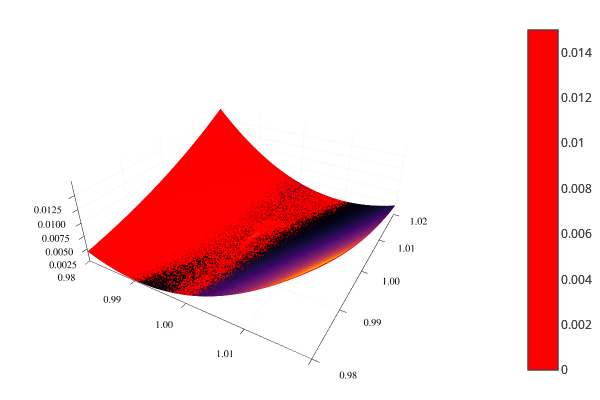

The notebook cell this image was saved under:
### Code cell
f(x) = (x[1] - 1)^2 + 4 * (x[2] - x[1]^2)^2
∇f(x) = ForwardDiff.gradient(f, x)
H(x) = ForwardDiff.hessian(f, x)

x = [1.0; 1.0]
a, b = 0.98, 1.02
q(d) = f(x) + dot(∇f(x), d) + dot(H(x) * d, d) / 2
m(y) = q(y - x)

surface(
    range(a, b, length=50),
    range(a, b, length=50),
    (x,y) -> f([x;y])
)
surface!(
    range(a, b, length=50),
    range(a, b, length=50),
    (x,y) -> m([x;y]),
    c=:red
)

### Figure 1 — Plotly figure (JSON) as saved in the notebook; plotly's stock layout.template omitted (floating-point values rounded to 4 significant figures; data arrays with more than 128 entries replaced by an {"elided": "..."} marker saying what was removed)
{"data": [{"colorbar": {"title": ""}, "colorscale": {"elided": "256x2 mixed values"}, "hoverinfo": "none", "name": "y1", "opacity": null, "showlegend": false, "showscale": true, "type": "surface", "x": [0.98, 0.9808, 0.9816, 0.9824, 0.9833, 0.9841, 0.9849, 0.9857, 0.9865, 0.9873, 0.9882, 0.989, 0.9898, 0.9906, 0.9914, 0.9922, 0.9931, 0.9939, 0.9947, 0.9955, 0.9963, 0.9971, 0.998, 0.9988, 0.9996, 1.0, 1.001, 1.002, 1.003, 1.004, 1.004, 1.005, 1.006, 1.007, 1.008, 1.009, 1.009, 1.01, 1.011, 1.012, 1.013, 1.013, 1.014, 1.015, 1.016, 1.017, 1.018, 1.018, 1.019, 1.02], "xaxis": "x1", "y": [0.98, 0.9808, 0.9816, 0.9824, 0.9833, 0.9841, 0.9849, 0.9857, 0.9865, 0.9873, 0.9882, 0.989, 0.9898, 0.9906, 0.9914, 0.9922, 0.9931, 0.9939, 0.9947, 0.9955, 0.9963, 0.9971, 0.998, 0.9988, 0.9996, 1.0, 1.001, 1.002, 1.003, 1.004, 1.004, 1.005, 1.006, 1.007, 1.008, 1.009, 1.009, 1.01, 1.011, 1.012, 1.013, 1.013, 1.014, 1.015, 1.016, 1.017, 1.018, 1.018, 1.019, 1.02], "yaxis": "y1", "z": {"elided": "50x50 float values"}, "zmax": 0.01499, "zmin": 8.324e-07}, {"colorbar": {"title": ""}, "colorscale": [[0, "rgba(255, 0, 0, 1.000)"], [1, "rgba(255, 0, 0, 1.000)"]], "hoverinfo": "none", "name": "y2", "opacity": null, "showlegend": false, "showscale": true, "type": "surface", "x": [0.98, 0.9808, 0.9816, 0.9824, 0.9833, 0.9841, 0.9849, 0.9857, 0.9865, 0.9873, 0.9882, 0.989, 0.9898, 0.9906, 0.9914, 0.9922, 0.9931, 0.9939, 0.9947, 0.9955, 0.9963, 0.9971, 0.998, 0.9988, 0.9996, 1.0, 1.001, 1.002, 1.003, 1.004, 1.004, 1.005, 1.006, 1.007, 1.008, 1.009, 1.009, 1.01, 1.011, 1.012, 1.013, 1.013, 1.014, 1.015, 1.016, 1.017, 1.018, 1.018, 1.019, 1.02], "xaxis": "x1", "y": [0.98, 0.9808, 0.9816, 0.9824, 0.9833, 0.9841, 0.9849, 0.9857, 0.9865, 0.9873, 0.9882, 0.989, 0.9898, 0.9906, 0.9914, 0.9922, 0.9931, 0.9939, 0.9947, 0.9955, 0.9963, 0.9971, 0.998, 0.9988, 0.9996, 1.0, 1.001, 1.002, 1.003, 1.004, 1.004, 1.005, 1.006, 1.007, 1.008, 1.009, 1.009, 1.01, 1.011, 1.012, 1.013, 1.013, 1.014, 1.015, 1.016, 1.017, 1.018, 1.018, 1.019, 1.02], "yaxis": "y1", "z": {"elided": "50x50 float values"}, "zmax": 0.01499, "zmin": 8.324e-07}], "layout": {"annotations": [], "height": 400, "legend": {"bgcolor": "rgba(255, 255, 255, 1.000)", "bordercolor": "rgba(0, 0, 0, 1.000)", "borderwidth": 1, "font": {"color": "rgba(0, 0, 0, 1.000)", "family": "sans-serif", "size": 11}, "tracegroupgap": 0, "traceorder": "normal", "x": 1, "xanchor": "auto", "y": 1, "yanchor": "auto"}, "margin": {"b": 20, "l": 0, "r": 0, "t": 20}, "paper_bgcolor": "rgba(255, 255, 255, 1.000)", "plot_bgcolor": "rgba(255, 255, 255, 1.000)", "scene": {"camera": {"eye": {"x": 1.126, "y": -1.95, "z": 1.3}}, "xaxis": {"anchor": "y1", "domain": [0.06582, 0.9934], "gridcolor": "rgba(0, 0, 0, 0.100)", "gridwidth": 0.5, "linecolor": "rgba(0, 0, 0, 1.000)", "mirror": false, "range": [0.98, 1.02], "showgrid": true, "showline": true, "showticklabels": true, "tickangle": 0, "tickcolor": "rgb(0, 0, 0)", "tickfont": {"color": "rgba(0, 0, 0, 1.000)", "family": "sans-serif", "size": 11}, "tickmode": "array", "ticks": "inside", "ticktext": ["0.98", "0.99", "1.00", "1.01", "1.02"], "tickvals": [0.98, 0.99, 1, 1.01, 1.02], "title": "", "titlefont": {"color": "rgba(0, 0, 0, 1.000)", "family": "sans-serif", "size": 15}, "type": "-", "visible": true, "zeroline": false, "zerolinecolor": "rgba(0, 0, 0, 1.000)"}, "yaxis": {"anchor": "x1", "domain": [0.03762, 0.9902], "gridcolor": "rgba(0, 0, 0, 0.100)", "gridwidth": 0.5, "linecolor": "rgba(0, 0, 0, 1.000)", "mirror": false, "range": [0.98, 1.02], "showgrid": true, "showline": true, "showticklabels": true, "tickangle": 0, "tickcolor": "rgb(0, 0, 0)", "tickfont": {"color": "rgba(0, 0, 0, 1.000)", "family": "sans-serif", "size": 11}, "tickmode": "array", "ticks": "inside", "ticktext": ["0.98", "0.99", "1.00", "1.01", "1.02"], "tickvals": [0.98, 0.99, 1, 1.01, 1.02], "title": "", "titlefont": {"color": "rgba(0, 0, 0, 1.000)", "family": "sans-serif", "size": 15}, "type": "-", "visible": true, "zeroline": false, "zerolinecolor": "rgba(0, 0, 0, 1.000)"}, "zaxis": {"gridcolor": "rgba(0, 0, 0, 0.100)", "gridwidth": 0.5, "linecolor": "rgba(0, 0, 0, 1.000)", "mirror": false, "range": [8.324e-07, 0.01499], "showgrid": true, "showline": true, "showticklabels": true, "tickangle": 0, "tickcolor": "rgb(0, 0, 0)", "tickfont": {"color": "rgba(0, 0, 0, 1.000)", "family": "sans-serif", "size": 11}, "tickmode": "array", "ticks": "inside", "ticktext": ["0.0025", "0.0050", "0.0075", "0.0100", "0.0125"], "tickvals": [0.0025, 0.005, 0.0075, 0.01, 0.0125], "title": "", "titlefont": {"color": "rgba(0, 0, 0, 1.000)", "family": "sans-serif", "size": 15}, "type": "-", "visible": true, "zeroline": false, "zerolinecolor": "rgba(0, 0, 0, 1.000)"}}, "showlegend": true, "width": 600}}
